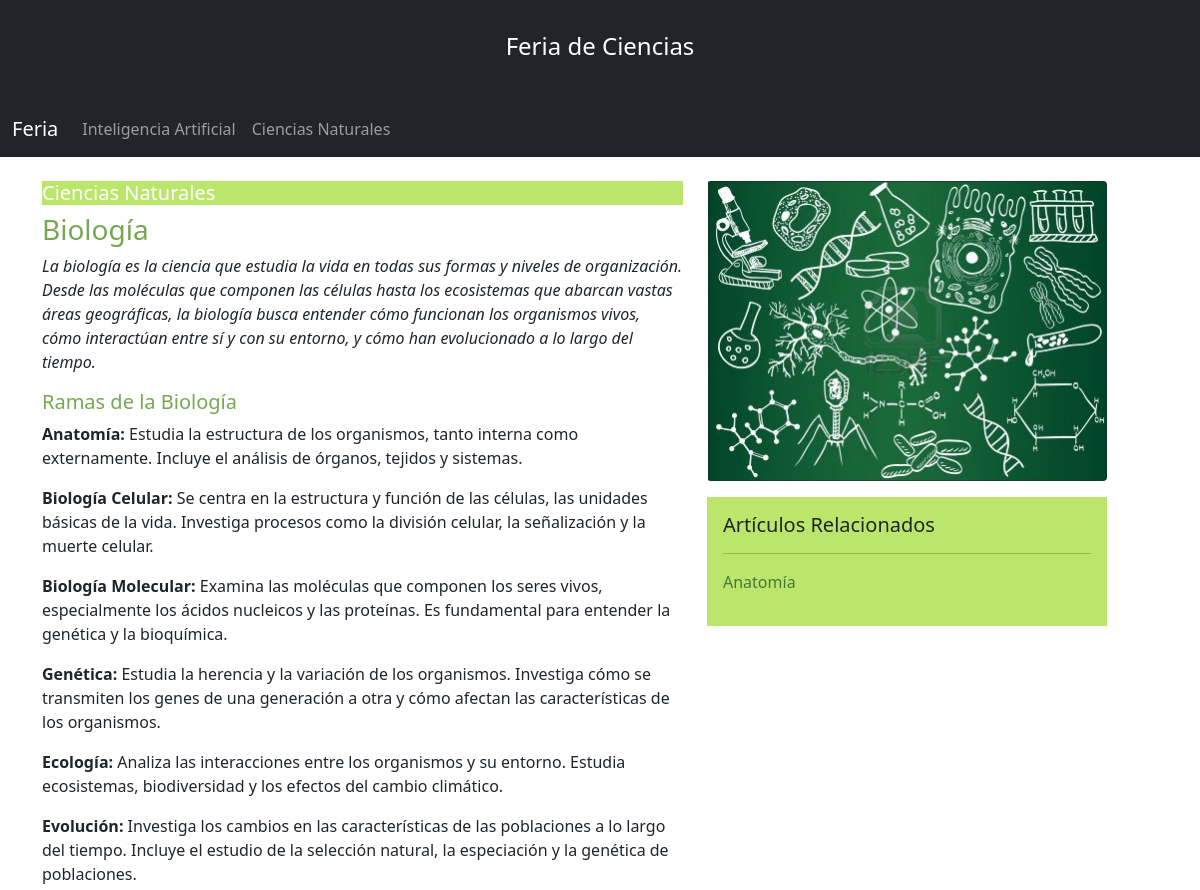
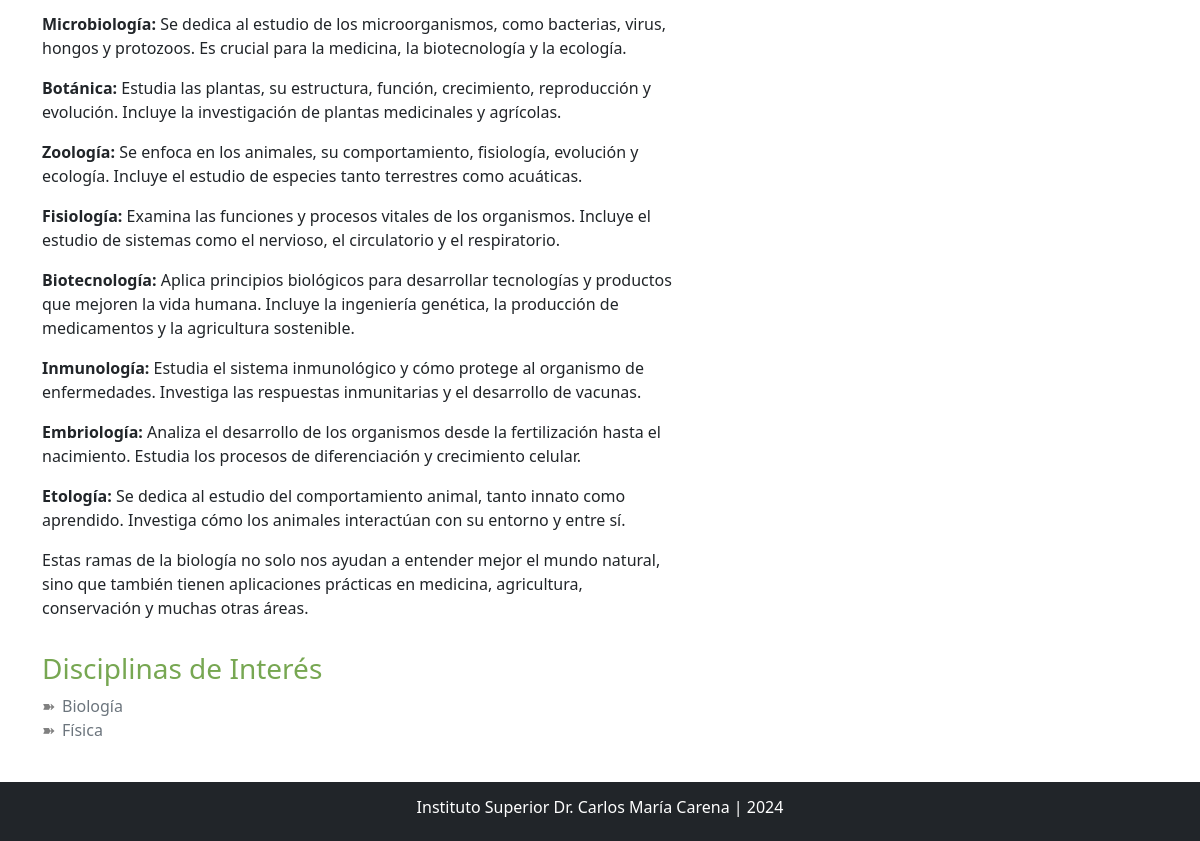
The page /Cnaturales/seccion/9/ on the database as committed earlier (2 pictures, top to bottom).
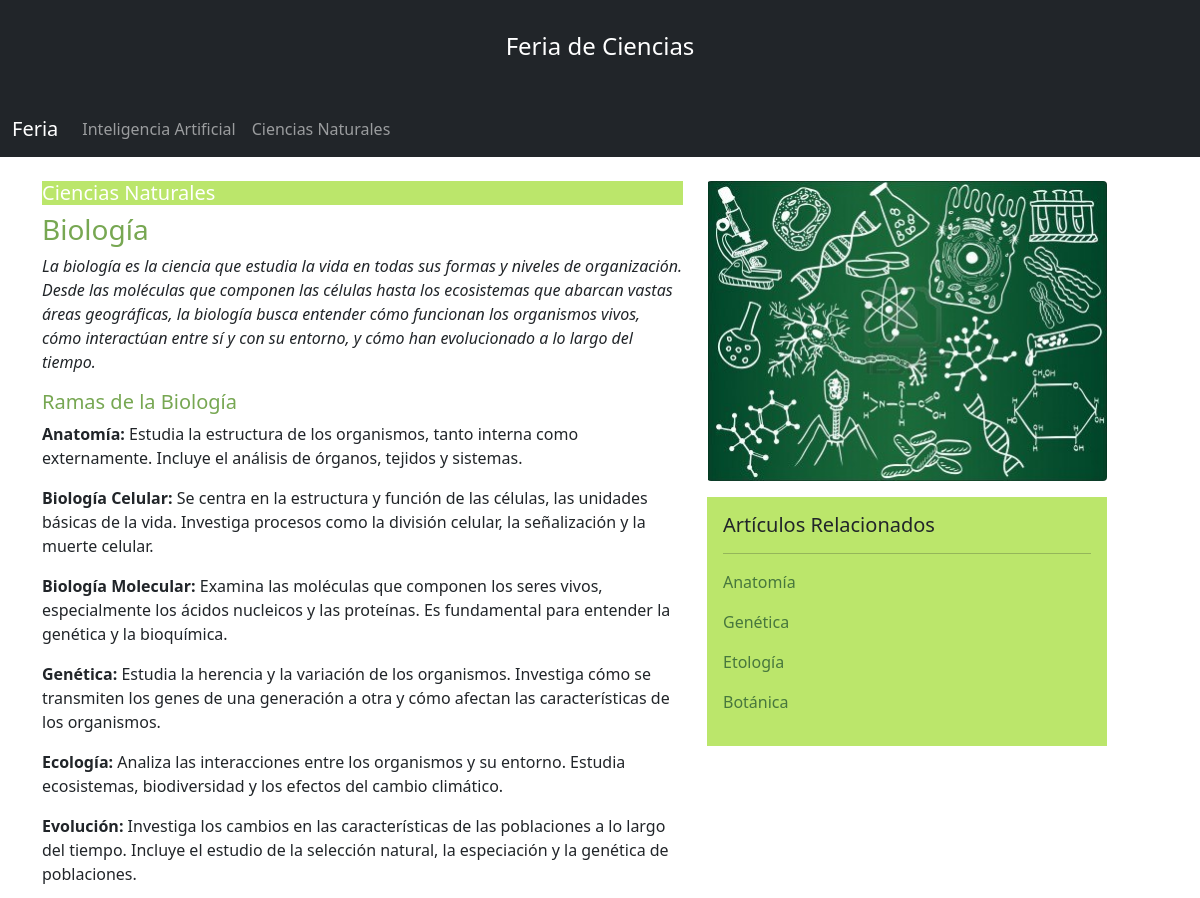
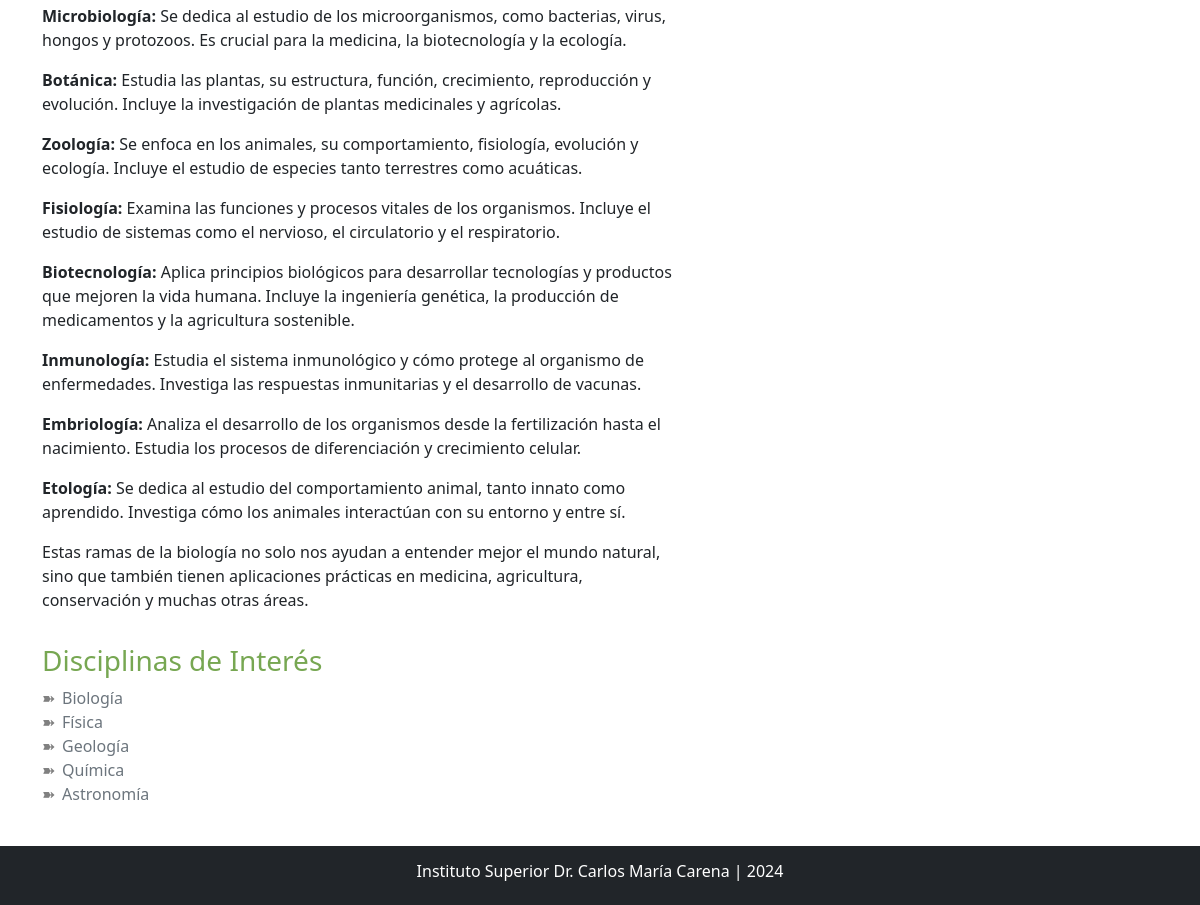
The same page on the database as committed later (2 pictures, top to bottom).
### FeriaCiencias/models.py (models this page shows, shortened)
class Proyecto(models.Model):
    nombre = models.CharField(max_length=50)
    titulo = models.CharField(max_length=100)
    descripcion = models.TextField()
    imagen = models.CharField(max_length=100)
    link = models.CharField(max_length=100, default='', null=True)

class Articulo(models.Model):
    titulo = models.CharField(max_length=100)
    descripcion = models.TextField()
    idSeccion = models.ForeignKey(Seccion, on_delete=models.PROTECT)
    link = models.CharField(max_length=100, default='', null=True)

class Seccion(models.Model):
    titulo = models.CharField(max_length=100)
    descripcion = models.TextField()
    imagen = models.CharField(max_length=100)
    idProyecto = models.ForeignKey(Proyecto, on_delete=models.PROTECT)
    link = models.CharField(max_length=100, default='', null=True)

### FeriaCiencias/views.py (the view)
# urls.py: path('Cnaturales/seccion/<int:pk>/', views.seccionCnaturales, name='seccionCnaturales'),
def seccionCnaturales(request, pk):
    proyectos = Proyecto.objects.all()
    proyecto = Proyecto.objects.get(nombre__icontains="Ciencias Naturales")
    secciones = Seccion.objects.filter(idProyecto__nombre__icontains=proyecto.nombre).values()
    seccion = Seccion.objects.get(id=pk)
    articulos = Articulo.objects.filter(idSeccion__titulo__icontains=seccion.titulo).values()
    context = {"proyectos": proyectos, "secciones": secciones, "seccion": seccion, "articulos": articulos, "proyecto":proyecto}
    return render(request, "ciencias_naturales/seccionCnaturales.html", context)

### Carena/templates/ciencias_naturales/seccionCnaturales.html (shortened to what this page needs)
{% extends "base.html" %}
{% load static %}
{% block content %}
    <div id="contenido" class="container-fluid container-lg">
        <div class="row">
            <div class="col-12 col-md-6 col-lg-7 col-xxl-8">
                <h5 class="subtitulo"><a class="text-white text-decoration-none" href="{{ proyecto.link }}/{{ proyecto.id }}">{{ proyecto.nombre }}</a></h5>
                <h3 class="titulo">{{ seccion.titulo }}</h3>
                {{ seccion.descripcion|safe }}
            </div>
            <div class="col-12 col-md-6 col-lg-5 col-xxl-4">
                <div  id="imagen"
                     style="background-image: url('{% static seccion.imagen %}');
                             background-position: center;
                             height: 300px;
                             background-size: contain;
                             background-repeat: no-repeat">
                </div>
                <div class="d-none d-md-block p-3 mt-3" style="background-color: #bbe66b; width:400px;">
                    <h5>Artículos Relacionados</h5>
                    <hr>
                    {% for a in articulos %}
                        <p><a class="text-decoration-none"style="color: #47773d;" href="{{ a.link }}/{{ a.id }}">{{ a.titulo }}</a></p>
                    {%  endfor %}
                </div>
            </div>
        </div>
        <div class="row">
            <div class="col-6 pt-3 text-secondary">
                <h3 class="titulo">Disciplinas de Interés</h3>
                <ul class="lista-flechas">
                {% for s in secciones %}
                    <li><a class="text-decoration-none text-secondary" href="{{ s.link }}/{{ s.id }}">{{ s.titulo }}</a></li>
                {% endfor %}
                </ul>
            </div>
        </div>
    </div>
{% endblock %}

### Carena/templates/base.html (shortened to what this page needs)
{% load static %}
<!DOCTYPE html>
<html lang="en">
<head>
    {% load bootstrap5 %}
    {% bootstrap_css %}
    <link rel="stylesheet" href="{% static 'estilos.css' %}">
</head>
<body>
    <div class="d-flex flex-column min-vh-100">
        <header class="container-fluid bg-dark text-white text-center p-10" style="padding: 2rem;">
            <h4>Feria de Ciencias</h4>
        </header>
        <nav class="navbar navbar-expand-sm bg-dark navbar-dark sticky-top mb-4">
            <div class="container-fluid">
                <a class="navbar-brand" href="/index">Feria</a>
                <div class="collapse navbar-collapse" id="collapsibleNavbar">
                    <ul class="navbar-nav">
                        {% for p in proyectos %}
                        <li class="nav-item">
                            <a class="nav-link" href="{{ p.link }}/{{ p.id }}">{{ p.nombre }}</a>
                        </li>
                        {% endfor %}
                    </ul>
                </div>
            </div>
        </nav>
        <main class="flex-fill">
            {% block content %}
            {% endblock %}
        </main>
        <footer class="container-fluid bg-dark text-center p-3 text-white mt-4">
            <h6>Instituto Superior Dr. Carlos María Carena | 2024</h6>
        </footer>
    </div>
</body>
</html>

Rows that differ between the two databases and show on the page:
added Articulo: titulo "Genética"
added Articulo: titulo "Etología"
added Articulo: titulo "Botánica"
added Seccion: titulo "Geología"
added Seccion: titulo "Química"
added Seccion: titulo "Astronomía"
